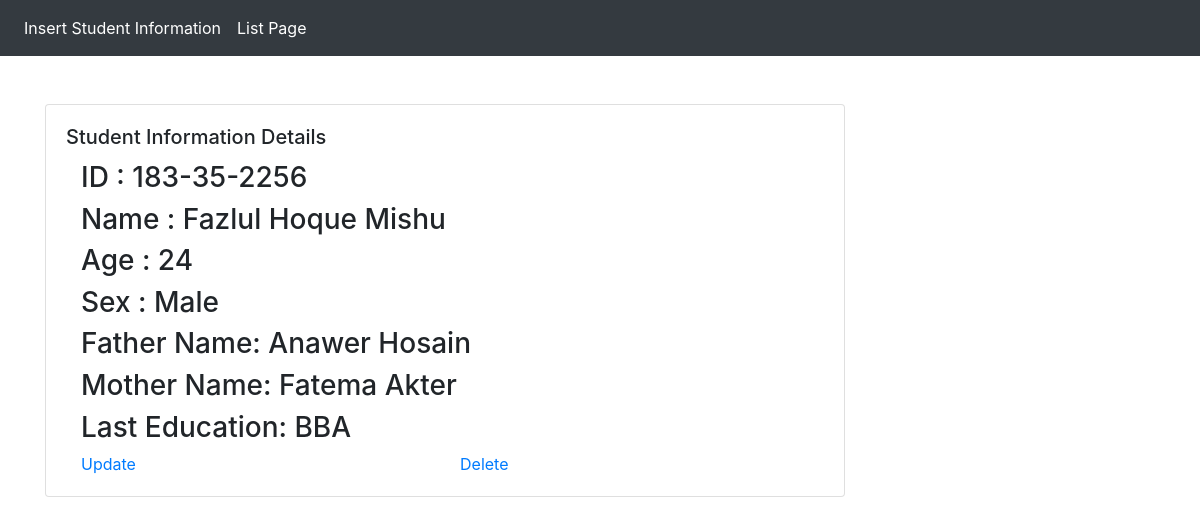
Page /details/3/ on the committed database.
### StudentInformation/models.py (models this page shows)
class Student(models.Model):
    id = models.AutoField(primary_key=True)
    st_id = models.CharField(max_length=264, verbose_name='ID', null=True, blank=True)
    name = models.CharField(max_length=264, verbose_name="Name", null=True, blank=True)
    age = models.CharField(max_length=264, verbose_name='Age', null=True, blank=True)
    Sex = models.CharField(max_length=30, verbose_name='Sex', null=True, blank=True)
    fatherName = models.CharField(max_length=264, verbose_name='Father Name', null=True, blank=True)
    motherName = models.CharField(max_length=264, verbose_name='Mother Name', null=True, blank=True)
    lastEducation = models.CharField(max_length=300, verbose_name='Last Education', null=True,  blank=True)

### StudentInformation/views.py (the view)
# urls.py: path('details/<pk>/', views.StudentDetail.as_view(), name='details'),
class StudentDetail(DetailView):
    context_object_name = 'student'
    model = Student
    template_name = 'student_details.html'

### templates/student_details.html (shortened to what this page needs)
<!DOCTYPE html>
<html lang="en">
<head>
  <link rel="stylesheet" href="https://maxcdn.bootstrapcdn.com/bootstrap/4.0.0/css/bootstrap.min.css"
>
</head>
<body>
<nav class="navbar navbar-expand-lg navbar-dark bg-dark" style="background-color: #e3f2fd;">
        <div class="collapse navbar-collapse" id="navbarNav">
          <ul class="navbar-nav">
            <li class="nav-item active">
              <a class="nav-link" href="{% url 'student_info:student_info' %}">Insert Student Information</a>
            </li>
            <li class="nav-item active">
              <a class="nav-link" href='{% url 'student_info:student_list' %}'>List Page</a>
            </li>
          </ul>
        </div>
      </nav>
 <br><br>
  <div class="container">
    <div class="card" style="width: 50rem;">
      <div class="card-body">
        <h5 class="card-title">Student Information Details</h5>
            <div class="container">
                <h3> ID : {{ student.st_id }}</h3>
                <h3> Name : {{ student.name }}</h3>
                <h3> Age : {{ student.age }}</h3>
                <h3> Sex : {{ student.Sex }}</h3>
                <h3>Father Name: {{ student.fatherName }}</h3>
                <h3>Mother Name: {{ student.motherName }}</h3>
                <h3>Last Education: {{ student.lastEducation }}</h3>
            </div>
            <div class="container">
                <div class="row">
                    <div class="col"><a href="{% url 'student_info:student_edit' pk=student.pk %}">Update</a></div>
                    <div class="col"><a href="{% url 'student_info:delete' pk=student.pk %}">Delete</a></div>
                </div>
            </div>
      </div>
    </div>
  </div>
</body>
</html>

### rows in the picture
Student: st_id "183-35-2256", name "Fazlul Hoque Mishu", age "24", Sex "Male", fatherName "Anawer Hosain", motherName "Fatema Akter", lastEducation "BBA"
